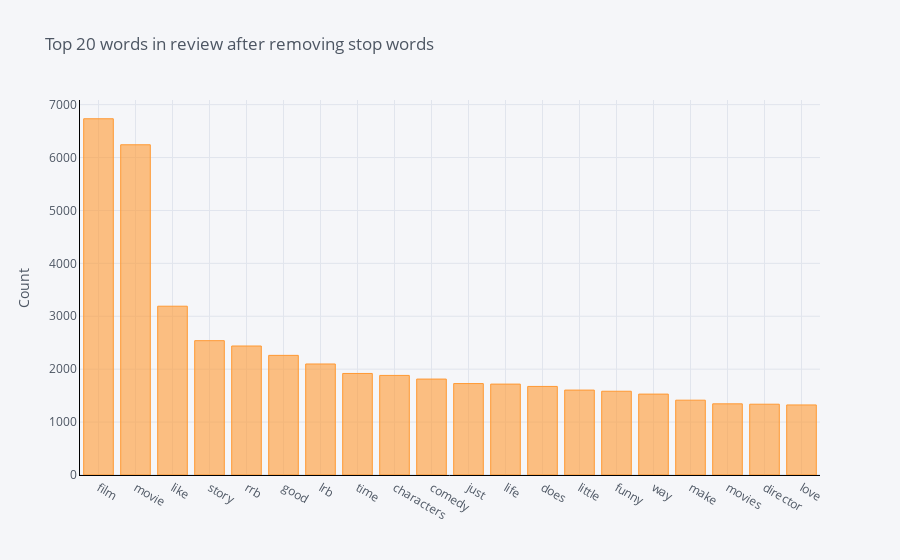

Notebook code cell kept with this figure:
### Code cell
def get_top_n_words(corpus, n=None):
    vec = CountVectorizer(stop_words = 'english').fit(corpus)
    bag_of_words = vec.transform(corpus)
    sum_words = bag_of_words.sum(axis=0) 
    words_freq = [(word, sum_words[0, idx]) for word, idx in vec.vocabulary_.items()]
    words_freq =sorted(words_freq, key = lambda x: x[1], reverse=True)
    return words_freq[:n]

common_words = get_top_n_words(X_train['Phrase'], 20)
df2 = pd.DataFrame(common_words, columns = ['ReviewText' , 'count'])
df2.groupby('ReviewText').sum()['count'].sort_values(ascending=False).iplot(
    kind='bar', yTitle='Count', linecolor='black', title='Top 20 words in review after removing stop words')

### Figure 1 — Plotly figure (JSON) as saved in the notebook; plotly's stock layout.template omitted (floating-point values rounded to 4 significant figures)
{"data": [{"marker": {"color": "rgba(255, 153, 51, 0.6)", "line": {"color": "rgba(255, 153, 51, 1.0)", "width": 1}}, "name": "count", "orientation": "v", "text": "", "type": "bar", "x": ["film", "movie", "like", "story", "rrb", "good", "lrb", "time", "characters", "comedy", "just", "life", "does", "little", "funny", "way", "make", "movies", "director", "love"], "y": [6733, 6241, 3190, 2539, 2438, 2261, 2098, 1919, 1882, 1813, 1728, 1718, 1674, 1605, 1583, 1529, 1414, 1345, 1338, 1324]}], "layout": {"legend": {"bgcolor": "#F5F6F9", "font": {"color": "#4D5663"}}, "paper_bgcolor": "#F5F6F9", "plot_bgcolor": "#F5F6F9", "title": {"font": {"color": "#4D5663"}, "text": "Top 20 words in review after removing stop words"}, "xaxis": {"gridcolor": "#E1E5ED", "linecolor": "black", "showgrid": true, "tickfont": {"color": "#4D5663"}, "title": {"font": {"color": "#4D5663"}, "text": ""}, "zerolinecolor": "#E1E5ED"}, "yaxis": {"gridcolor": "#E1E5ED", "linecolor": "black", "showgrid": true, "tickfont": {"color": "#4D5663"}, "title": {"font": {"color": "#4D5663"}, "text": "Count"}, "zerolinecolor": "#E1E5ED"}}}
